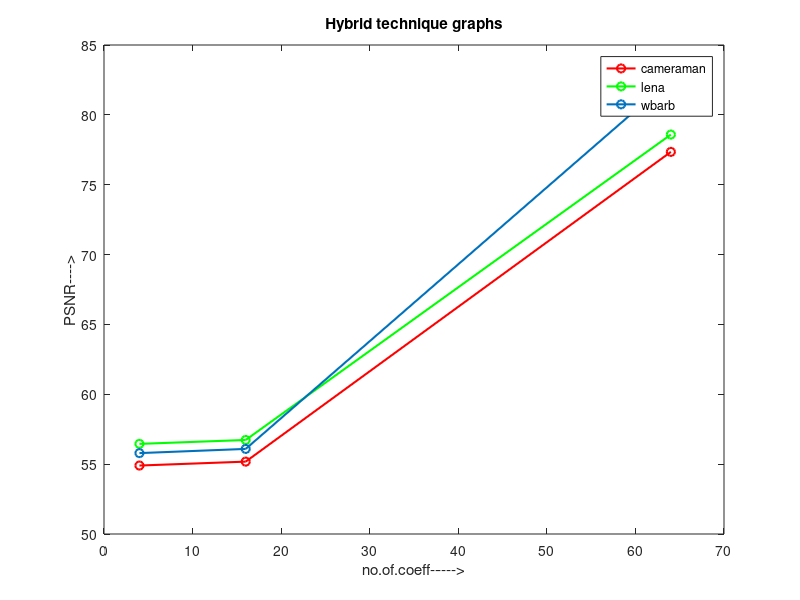

MATLAB code to generate this figure:
clc;
clear all;
close all;
set(0,'defaultlinelinewidth',1.5);
x=[4 16 64];
c=[54.90 55.18 77.35];
l=[56.45 56.73 78.59];
w=[55.79 56.09 82.52];
figure;
plot(x,c,'r-o',x,l,'g-o',x,w,'-o');
legend('cameraman','lena','wbarb');
title('Hybrid technique graphs');
xlabel('no.of.coeff----->');
ylabel('PSNR---->');